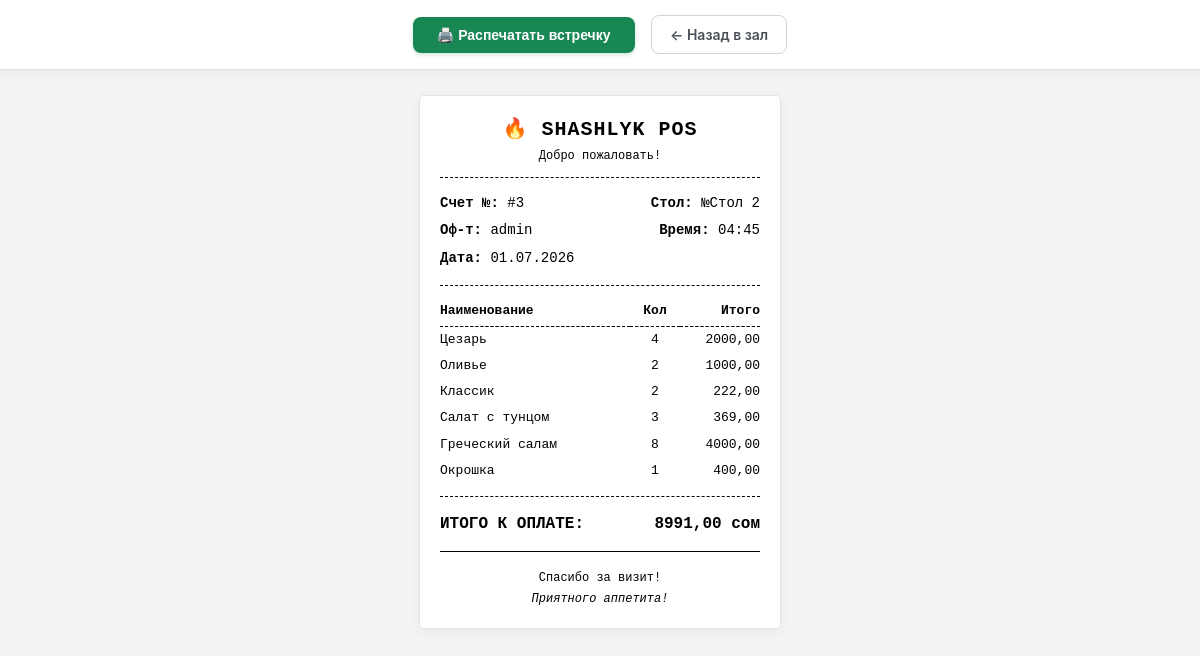
The page /pos/order/3/bill/ (signed in) on the database as committed earlier.
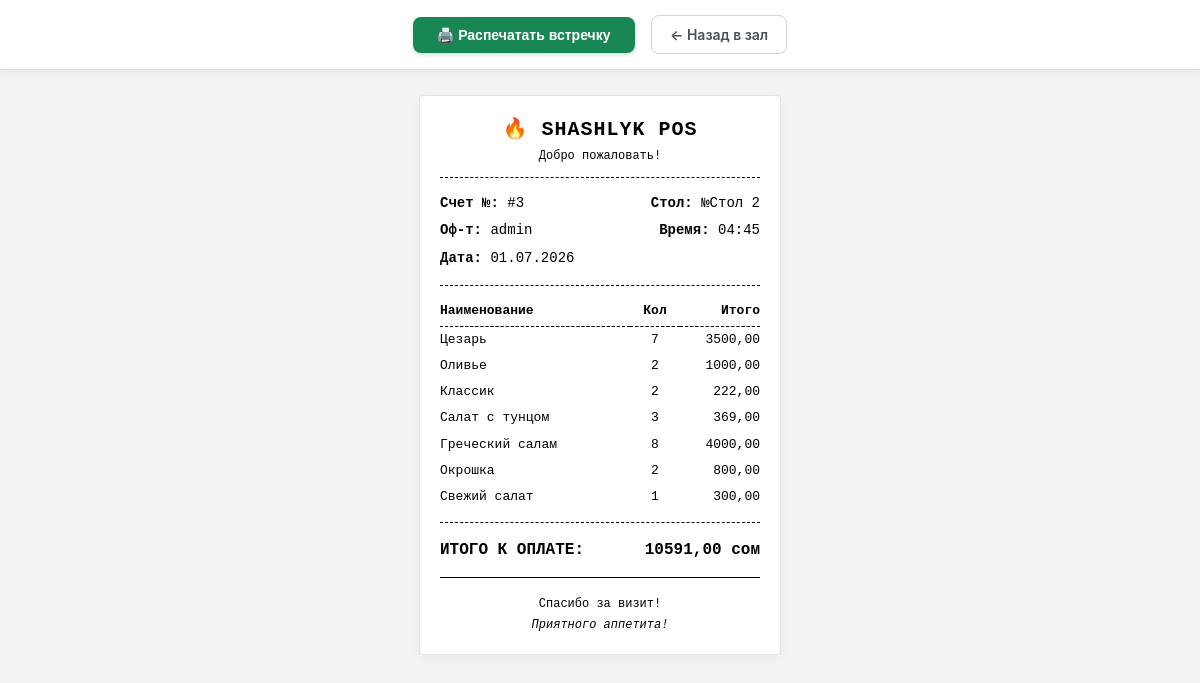
The same page on the database as committed later.
### orders/models.py (models this page shows, shortened)
class Order(models.Model):
    STATUS_CHOICES = (
        ('active', _('Открыт (Обслуживание)')),
        ('closed', _('Оплачен (Закрыт)')),
        ('cancelled', _('Отменен')),
    )
    PAYMENT_METHODS = [
        ('cash', 'Наличные 💵'),
        ('card', 'Карта 💳'),
        ('qr', 'QR-платеж 📱'),
    ]
    payment_method = models.CharField(
        max_length=10,
        choices=PAYMENT_METHODS,
        blank=True,
        null=True,
        verbose_name="Способ оплаты"
    )
    table = models.ForeignKey(Table, on_delete=models.SET_NULL, null=True, blank=True, related_name='orders', verbose_name=_("Стол"))
    waiter = models.ForeignKey(User, on_delete=models.PROTECT, verbose_name=_("Официант"))
    status = models.CharField(max_length=15, choices=STATUS_CHOICES, default='active', verbose_name=_("Статус"))
    created_at = models.DateTimeField(auto_now_add=True, verbose_name=_("Открыт в"))
    closed_at = models.DateTimeField(null=True, blank=True, verbose_name=_("Закрыт в"))
    total_amount = models.DecimalField(max_digits=10, decimal_places=2, default=0, verbose_name=_("Итого к оплате"))
    class Meta:
        verbose_name = _('Счет')
        verbose_name_plural = _('Счета (Чеки)')

class Table(models.Model):
    number = models.CharField(max_length=10, unique=True, verbose_name=_("Номер стола"))
    is_available = models.BooleanField(default=True, verbose_name=_("Доступен/Свободен"))
    is_active = models.BooleanField(default=True, verbose_name=_("Активен (Существует в зале)"))
    class Meta:
        verbose_name = _('Стол')
        verbose_name_plural = _('Столы')

class OrderItem(models.Model):
    PRINT_STATUS_CHOICES = (
        ('pending', _('Ждет отправки')),   # Waiter is still adding items on the screen
        ('sent', _('Отправлен на печать')), # Ticket was sent to Bar/Kitchen/Grill
        ('ready', _('Готово')),
    )
    order = models.ForeignKey(Order, on_delete=models.CASCADE, related_name='items', verbose_name=_("Заказ"))
    product = models.ForeignKey(Product, on_delete=models.PROTECT, verbose_name=_("Блюдо/Товар"))
    quantity = models.PositiveIntegerField(default=1, verbose_name=_("Кол-во"))
    price_at_order = models.DecimalField(max_digits=10, decimal_places=2, verbose_name=_("Цена при заказе"))
    status = models.CharField(max_length=15, choices=PRINT_STATUS_CHOICES, default='pending', verbose_name=_("Статус печати"))
    comment = models.CharField(max_length=150, blank=True, null=True, verbose_name=_("Комментарий к блюду (напр. без лука)"))
    def get_total_price(self):
        return self.quantity * self.price_at_order
    class Meta:
        verbose_name = _('Элемент заказа')
        verbose_name_plural = _('Элементы заказа')

### menu/models.py (models this page shows, shortened)
class Product(models.Model):
    DEPARTMENT_CHOICES = [
        ('grill', '🔥 Мангал / Гриль'),
        ('bar', '🍹 Бар / Напитки'),
        ('kitchen', '🍳 Горячий/Холодный цех'),
    ]
    department = models.CharField(
        max_length=20,
        choices=DEPARTMENT_CHOICES,
        default='kitchen',
        verbose_name="Цех приготовления"
    )
    category = models.ForeignKey(
        Category,
        on_delete=models.PROTECT,
        related_name='products',
        verbose_name=_("Категория")
    )
    name = models.CharField(max_length=100, unique=True, verbose_name=_("Название блюда/товара"))
    price = models.DecimalField(max_digits=10, decimal_places=2, verbose_name=_("Цена продажи"))
    cost_price = models.DecimalField(max_digits=10, decimal_places=2, default=0, verbose_name=_("Цена закупа"))
    stock = models.IntegerField(null=True, blank=True, verbose_name=_("Остаток на складе"))
    is_active = models.BooleanField(default=True, verbose_name=_("Активен (Показывать в меню)"))
    class Meta:
        verbose_name = _('Товар/Блюдо')
        verbose_name_plural = _('Товары и Блюда')

### orders/views.py (the view)
# urls.py: path('order/<int:order_id>/bill/', views.view_bill, name='view_bill'),
@login_required
def view_bill(request, order_id):
    order = get_object_or_404(Order, id=order_id)
    order_items = order.items.all()
    return render(request, 'orders/bill_detail.html', {
        'order': order,
        'order_items': order_items
    })

### orders/templates/orders/bill_detail.html (shortened to what this page needs)
<!DOCTYPE html>
<html lang="ru">
<head>
</head>
<body>
    <div class="receipt-control-panel no-print">
        <button onclick="window.print();" class="btn-print">
            🖨️ Распечатать встречку
        </button>
        <a href="{% url 'waiter_dashboard' %}" class="btn-back">
            &larr; Назад в зал
        </a>
    </div>
    <div class="receipt-paper-tape">
        <div class="text-center">
            <h2 style="margin: 0 0 4px 0; text-transform: uppercase; font-size: 20px; letter-spacing: 1px;">🔥 SHASHLYK POS</h2>
            <p style="margin: 0; font-size: 12px;">Добро пожаловать!</p>
        </div>
        <div class="divider"></div>
        <table>
            <tr>
                <td><strong>Счет №:</strong> #{{ order.id }}</td>
                <td class="text-end"><strong>Стол:</strong> №{{ order.table.number }}</td>
            </tr>
            <tr>
                <td><strong>Оф-т:</strong> {{ order.waiter.username }}</td>
                <td class="text-end"><strong>Время:</strong> {{ order.created_at|date:"H:i" }}</td>
            </tr>
            <tr>
                <td colspan="2"><strong>Дата:</strong> {{ order.created_at|date:"d.m.Y" }}</td>
            </tr>
        </table>
        <div class="divider"></div>
        <table style="font-size: 13px;">
            <thead>
                <tr style="border-bottom: 1px dashed #000000;">
                    <th style="text-align: left; padding-bottom: 6px;">Наименование</th>
                    <th style="text-align: center; padding-bottom: 6px; width: 50px;">Кол</th>
                    <th style="text-align: right; padding-bottom: 6px; width: 80px;">Итого</th>
                </tr>
            </thead>
            <tbody>
                {% for item in order.items.all %}
                    <tr>
                        <td>{{ item.product.name }}</td>
                        <td class="text-center">{{ item.quantity }}</td>
                        <td class="text-end">{{ item.get_total_price }}</td>
                    </tr>
                {% endfor %}
            </tbody>
        </table>
        <div class="divider"></div>
        <table style="font-size: 16px;" class="bold">
            <tr>
                <td>ИТОГО К ОПЛАТЕ:</td>
                <td class="text-end">{{ order.total_amount }} сом</td>
            </tr>
        </table>
        <div class="divider" style="border-top: 1px double #000000;"></div>
        <div class="text-center" style="font-size: 12px; margin-top: 18px;">
            <p style="margin: 0;">Спасибо за визит!</p>
            <p style="margin: 4px 0 0 0; font-style: italic;">Приятного аппетита!</p>
        </div>
    </div>
</body>
</html>

### orders/templates/orders/bill_detail.html (style rules this page uses)
html, body { background-color: #f1f3f5; margin: 0; padding: 0; font-family: -apple-system, BlinkMacSystemFont, "Segoe UI", Roboto, sans-serif; color: #212529; }
.receipt-control-panel { background-color: #ffffff; border-bottom: 1px solid #dee2e6; padding: 15px; text-align: center; box-shadow: 0 2px 8px rgba(0,0,0,0.05); margin-bottom: 25px; }
.btn-print { padding: 10px 24px; font-weight: 700; background-color: #198754; color: #ffffff; border: none; border-radius: 8px; cursor: pointer; font-size: 14px; transition: background 0.15s; box-shadow: 0 2px 4px rgba(25, 135, 84, 0.2); }
.btn-back { display: inline-block; margin-left: 12px; padding: 10px 18px; background-color: #ffffff; color: #495057; text-decoration: none; border-radius: 8px; font-size: 14px; font-weight: 600; border: 1px solid #ced4da; transition: all 0.15s; }
.receipt-paper-tape { font-family: 'Courier New', Courier, monospace; font-size: 14px; line-height: 1.4; width: 320px; margin: 0 auto 50px auto; padding: 20px; background-color: #ffffff; color: #000000; box-shadow: 0 4px 12px rgba(0,0,0,0.04); border: 1px solid #e3e3e3; border-radius: 4px; }
.text-center { text-align: center; }
.text-end { text-align: right; }
.bold { font-weight: bold; }
.divider { border-top: 1px dashed #000000; margin: 12px 0; }
table { width: 100%; border-collapse: collapse; margin: 6px 0; }
td, th { padding: 4px 0; vertical-align: top; }

Rows that differ between the two databases and show on the page:
changed Order "Стол 2": total_amount "8991,00" → "10591,00"
changed OrderItem "Цезарь": quantity "4" → "7"; get_total_price "2000,00" → "3500,00"
changed OrderItem "Окрошка": quantity "1" → "2"; get_total_price "400,00" → "800,00"
added OrderItem: product.name "Свежий салат", quantity "1", get_total_price "300,00"
